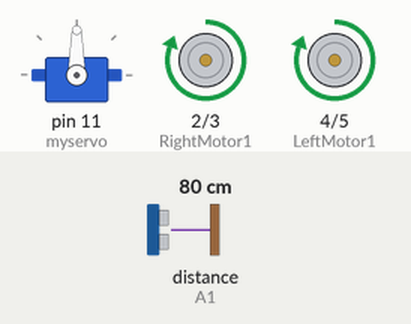
This sketch was run on a simulated Arduino Uno, built with avr-gcc and run on an emulated ATmega328P. Shown: servo, motor-driver pin pairs drawn as motors (green arrow = first pin HIGH = forward, orange = second pin HIGH = backward, longer = more drive). Inputs (shaded band) come from the test bench; at power-on: distance to the obstacle (sensor on A1) 80 cm. The echo pulse lasts 58.3 µs per cm.

Above: at 2.2 s.
2.3 s: distance to the obstacle (sensor on A1) set to 26 cm
3.8 s: distance to the obstacle (sensor on A1) set to 20 cm
At 5.9 s:
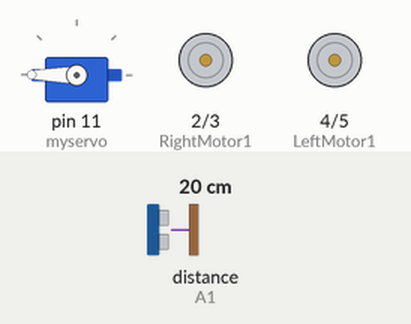
7.2 s: distance to the obstacle (sensor on A1) set to 35 cm
At 8.0 s:
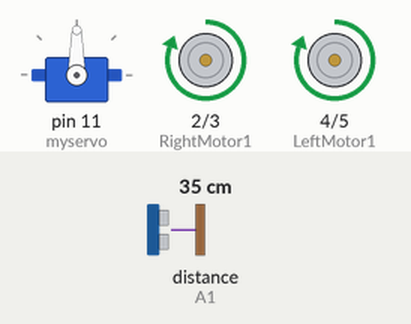
8.7 s: distance to the obstacle (sensor on A1) set to 2 cm
At 9.8 s:
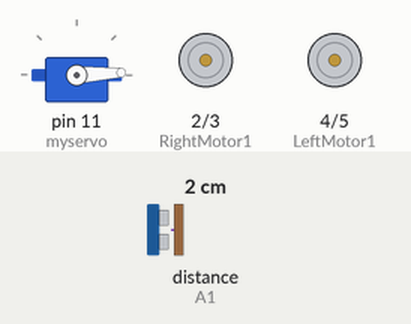
Timing chart, 0 to 13.1 s (numbered marks = the images above; inputs shaded):
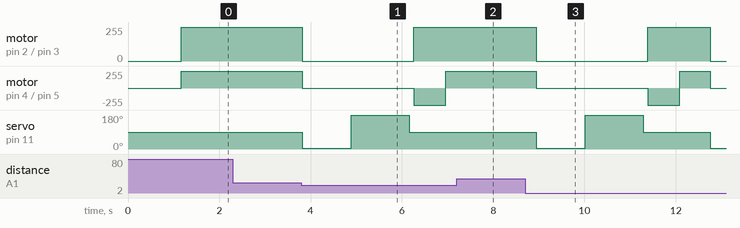

The sketch:

obsrobo.ino
```cpp
#include <Servo.h>

#include <NewPing.h>

Servo myservo;

//define the pins to be connected to ultrasonic sensorw

#define trigPin A0

#define echoPin A1

//define the pins to be connected to ultrasonic sensor

#define LeftMotor1  4

#define LeftMotor2  5

#define RightMotor1 2

#define RightMotor2 3

#define maxdist 300

#define objdist 23

NewPing sonar(trigPin, echoPin, maxdist);

int leftDistance, rightDistance;

//setup function to define the pinmodes

void setup()

{

  pinMode(LeftMotor1,  OUTPUT);

  pinMode(LeftMotor2,  OUTPUT);

  pinMode(RightMotor1, OUTPUT);

  pinMode(RightMotor2, OUTPUT);


  pinMode(trigPin, OUTPUT);

  pinMode(echoPin, INPUT);

  myservo.attach(11);

  myservo.write(90);


  delay(1000);

}

//Loop infinite function

void loop()

{

   int read_dist;

  //Make servo to turn 90 degree

   myservo.write(90);


   delay(90);

   //calling read sensor function to read the sensor data

   read_dist = readsensors();

   //checking the distance that is measured with the predefined value

    if(read_dist < objdist)

   {

    //if low calling the decide path function

    decide_path();

   }

   //calling the move forward function to move the robot forward

   moveforward();


   delay(500);

}

//Function to read the sensor value

int readsensors()

{

  int distance;


  delay(70);

  //using the newping.h library function to measure the distance

  unsigned int uS = sonar.ping();

  distance = uS/US_ROUNDTRIP_CM;

  return distance;

}

void decide_path()

{

  robostop();

  //rotating the servo to 3 degree to right side

  myservo.write(3);

  delay(500);

  //calling read sensor function to measure the distance on right side

  rightDistance = readsensors();

  delay(500);

  myservo.write(180);

  delay(700);

  leftDistance = readsensors();

  delay(500);

  myservo.write(90);

  delay(100);

  check_distance();

}

//function to compare the distances

void check_distance()

{

  //checking whether left measured distance is lesser that right

  if (leftDistance < rightDistance)

  {

    turnright();

  }

  //checking whether left measured distance is greater that right

  else if (leftDistance > rightDistance)

  {

    turnleft();

  }

  else

  {

    turnaround();

  }

}

void moveforward()

{

  digitalWrite(LeftMotor1, HIGH);

  digitalWrite(LeftMotor2, LOW);

  digitalWrite(RightMotor1, HIGH);

  digitalWrite(RightMotor2, LOW);

}

void turnleft()

{

  digitalWrite(LeftMotor1, LOW);

  digitalWrite(LeftMotor2, LOW);

  digitalWrite(RightMotor1, HIGH);

  digitalWrite(RightMotor2, LOW);

  delay(350);

  moveforward();

}

void turnright()

{

  digitalWrite(LeftMotor1, HIGH);

  digitalWrite(LeftMotor2, LOW);

  digitalWrite(RightMotor1, LOW);

  digitalWrite(RightMotor2, LOW);

  delay(350);

  moveforward();

}

void turnaround()

{

  digitalWrite(LeftMotor1, LOW);

  digitalWrite(LeftMotor2, HIGH);

  digitalWrite(RightMotor1, HIGH);

  digitalWrite(RightMotor2, LOW);

  delay(700);

  moveforward();

}

void robostop()

{

  digitalWrite(LeftMotor1, LOW);

  digitalWrite(LeftMotor2, LOW);

  digitalWrite(RightMotor1, LOW);

  digitalWrite(RightMotor2, LOW);
}
```

Measured:
- the behaviour switches between 23 and 22 cm on distance to the obstacle (sensor on A1) (found by bisection; images 0 and 1)
- after the input at 2.3 s, every drawn part: stays the same
- after the input at 3.8 s, motor on pin 2 (RightMotor1) / pin 3 (RightMotor2): forward 255/255 → stopped at once, → forward 255/255 2.4 s later; motor on pin 4 (LeftMotor1) / pin 5 (LeftMotor2): forward 255/255 → stopped at once, → backward 255/255 2.4 s later, → forward 255/255 0.70 s later
- after the input at 7.2 s, motor on pin 2 (RightMotor1) / pin 3 (RightMotor2), motor on pin 4 (LeftMotor1) / pin 5 (LeftMotor2): stays forward 255/255 (without the input it goes to stopped after 0.42 s); servo on pin 11 (myservo): stays 90° (without the input it goes to 3° after 0.42 s)
- after the input at 8.7 s, motor on pin 2 (RightMotor1) / pin 3 (RightMotor2): forward 255/255 → stopped after 0.25 s, → forward 255/255 2.4 s later, → stopped 1.4 s later; motor on pin 4 (LeftMotor1) / pin 5 (LeftMotor2): forward 255/255 → stopped after 0.25 s, → backward 255/255 2.4 s later, → forward 255/255 0.70 s later, → stopped 0.66 s later
